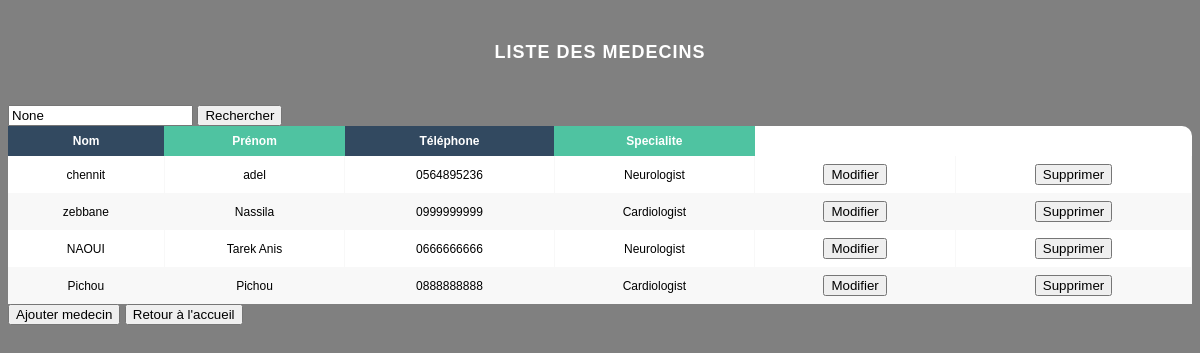
/liste_medecins/, run on the app's committed database.
### app1/models.py (models this page shows, shortened)
class Medecin(models.Model) :
    Num_M = models.AutoField(primary_key=True)
    Nom_M = models.CharField(max_length = 50)
    Prenom_M = models.CharField(max_length = 50)
    Telephone_M = models.CharField(max_length = 10, help_text = 'Entrez un numero de telephone valable svp')
    choix_speciailte = [
        ('Cardiologist','Cardiologist'),
        ('Neurologist','Neurologist'),
        ('Urologist','Urologist'),
        ('Rheumatologist','Rheumatologist'),
        ('Otolaryngologist','Otolaryngologist'),
    ]
    specialite = models.CharField(max_length = 50, choices = choix_speciailte)

### app1/views.py (the view)
# urls.py: path('liste_medecins/',liste_medecins, name='liste_medecins'),
def liste_medecins(request):
    query = request.GET.get('q')
    medecins = Medecin.objects.all()
    if query:
        medecins = medecins.filter(Nom_M__icontains=query)
    return render(request, 'liste_medecins.html', {'medecins': medecins, 'query':query})

### app1/templates/liste_medecins.html (shortened to what this page needs)
<!DOCTYPE html>
{% load static %}
<html lang="en">
<head>
    <link href="{% static 'css/styleListM.css' %}" rel="stylesheet" />
</head>
<body>
    <h1>Liste des Medecins</h1>
    <form method="get" action="{% url 'liste_medecins' %}">
        <input type="text" name="q" placeholder="Recherche par Noms des Medecins" value="{{ query }}">
        <button type="submit">Rechercher</button>
    </form>
    <div class="table-wrapper">
<table class="fl-table">
    <thead>
        <tr>
            <th>Nom</th>
            <th>Prénom</th>
            <th>Téléphone</th>
            <th>Specialite</th>
        </tr>
    </thead>
    <tbody>
        {% for medecin in medecins %}
            <tr>
                <td> {{medecin.Nom_M }}</td>
                <td>{{ medecin.Prenom_M }}</td>
                <td>{{ medecin.Telephone_M }}</td>
                <td>{{ medecin.specialite }}</td>
                <td>
                    <a href="{% url 'prefillMedecin' pk=medecin.Num_M %}"><button>Modifier</button></a>
                </td>
                <td>
                    <a href="{% url 'supprimer_medecin' pk=medecin.Num_M %}"><button>Supprimer</button></a>
                </td>
            </tr>
        {% endfor %}
    </tbody>
</table>
</div>
<a href="{% url 'ajouter_medecin' %}"><button>Ajouter medecin</button></a>
<a href="{% url 'Home' %}"><button>Retour à l'accueil</button></a>
</body>
</html>

### app1/static/css/styleListM.css (style rules this page uses)
* { box-sizing: border-box; -webkit-box-sizing: border-box; -moz-box-sizing: border-box; }
body { font-family: Helvetica; -webkit-font-smoothing: antialiased; background: gray; }
h1 { text-align: center; font-size: 18px; text-transform: uppercase; letter-spacing: 1px; color: white; padding: 30px 0; }
.fl-table { border-radius: 10px; font-size: 12px; font-weight: normal; border: none; border-collapse: collapse; width: 100%; max-width: 100%; white-space: nowrap; background-color: white; }
.fl-table td, .fl-table th { text-align: center; padding: 8px; }
.fl-table td { border-right: 1px solid #f8f8f8; font-size: 12px; }
.fl-table thead th { color: #ffffff; background: #4FC3A1; }
.fl-table thead th:nth-child(odd) { color: #ffffff; background: #324960; }
.fl-table tr:nth-child(even) { background: #F8F8F8; }

### data on the page
Medecin: Nom_M "chennit", Prenom_M "adel", Telephone_M "0564895236", specialite "Neurologist"
Medecin: Nom_M "zebbane", Prenom_M "Nassila", Telephone_M "0999999999", specialite "Cardiologist"
Medecin: Nom_M "NAOUI", Prenom_M "Tarek Anis", Telephone_M "0666666666", specialite "Neurologist"
Medecin: Nom_M "Pichou", Prenom_M "Pichou", Telephone_M "0888888888", specialite "Cardiologist"
